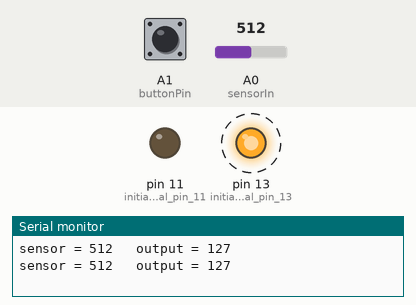
Bench run of a sketch on a simulated Arduino Uno, built with avr-gcc and run on an emulated ATmega328P. Parts: output pins drawn as LEDs (lit = HIGH), the last lines printed to the serial monitor. Dashed ring = blinking. The test bench sets the inputs (shaded band); at power-on: A1 (buttonPin) LOW, A0 (sensorIn) = 512.

Above: at 4.8 s.
4.9 s: A1 (buttonPin) pulled HIGH for 2.35 s
At 5.6 s:
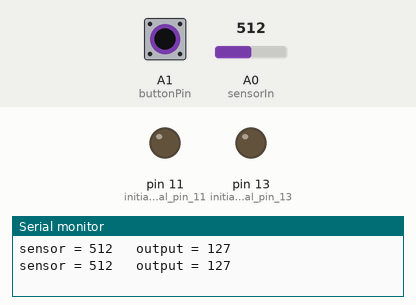
At 6.4 s:
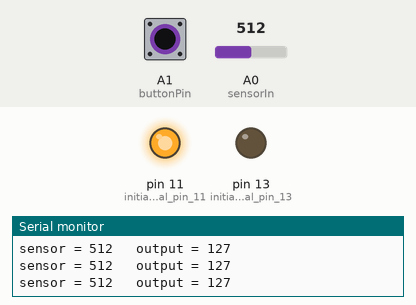
Timing chart, 0 to 14.7 s (numbered marks = the images above; inputs shaded):
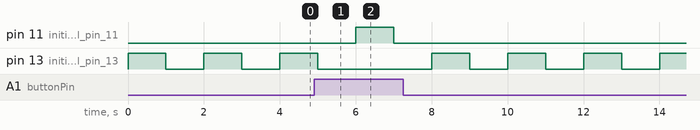

Measured:
- after the input at 4.9 s, pin 11 (initialize_digital_pin_11): LOW → HIGH after 1.1 s, → LOW 1.0 s later
- by itself, pin 13 (initialize_digital_pin_13): repeats every 2.0 s: HIGH 1.0 s, LOW 1.0 s

The sketch:

Blink_LED_w_tempsensor_001.ino
```cpp
/* experiment för att testa och lära hur man läser analog och digital input, samt sätter en digital utgång
 och skriver ut ett analogt värde. Kopplar till github

komponenter
* Arduino R3
* tinkerkit sensorshield
* tinkerkit LED
* tinkerkit pushbutton
* tinkerkit temperatur sensor
 Lars Lindmark, Design Greenhouse 2015
*/

// constants won't change. They're used here to
const int sensorIn = A0;  // temperatursensor (middle terminal) connected to tinkerkit O0
const int buttonPin = A1; // the number of the pushbutton pin
const int ledO0 = 11;     // select the pin for the tinkerLED
const int pin13 = 13;     // select the pin for the outputLED

// variables will change:
int sensorValue = 0;      // variable to store the value coming from the tempsensor
int buttonState = 0;      // variable for reading the pushbutton status
int outputValue = 0;      // value output to the PWM (analog out)

void setup() {
  // put your setup code here, to run once:

  pinMode(13, OUTPUT); // initialize digital pin 13 as an output.
  pinMode(11, OUTPUT); // initialize digital pin 11 as an output O0 on thinkercad.
  pinMode(A0,INPUT); // initialize analog pin a0 as an input O0 on thinkercad.
  pinMode(buttonPin, INPUT); // initialize the pushbutton pin as an input:
  Serial.begin(9600); // initialize serial communications at 9600 bps:

}

void loop() {

  buttonState = digitalRead(buttonPin); // read the state of the pushbutton value:

 // check if the pushbutton is pressed.
  // if it is, the buttonState is HIGH:
  if (buttonState == HIGH) {
    // turn yellow LED  on:
  digitalWrite(11, HIGH); // set LED on
  delay(1000); // wait for a second
  digitalWrite(11,LOW); // set LED off
  delay(1000); // wait for a second
}
  else {
    // turn green LED on:
  digitalWrite(13, HIGH); // set LED on
  delay(1000); // wait for a second
  digitalWrite(13,LOW); // set LED off
  delay(1000); // wait for a second
  }
    sensorValue = analogRead(sensorIn);  // read the value from the sensor:
    outputValue = map(sensorValue, 0, 1023, 0, 255); // map it to the range of the analog out:

  //omvandla sensorvärde till temperatur i grader Celsius


  // print the results to the serial monitor:
  Serial.print("sensor = " );
  Serial.print(sensorValue);
  Serial.print("\t output = ");
  Serial.println(outputValue);
}
```
